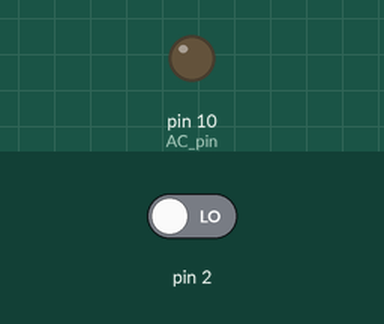
This sketch was run on a simulated Arduino Uno, built with avr-gcc and run on an emulated ATmega328P. Parts: output pins drawn as LEDs (lit = HIGH). Inputs (shaded band) come from the test bench; at power-on: pin 2 LOW.

Above: at 1.2 s.
1.3 s: pin 2 driven HIGH
At 1.8 s:
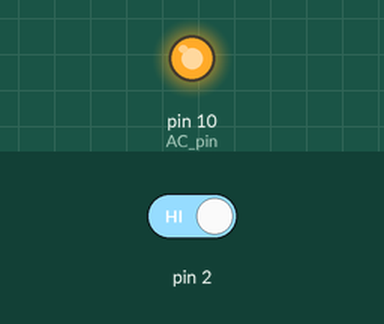
Timing chart, 0 to 4.3 s (numbered marks = the images above; inputs shaded):
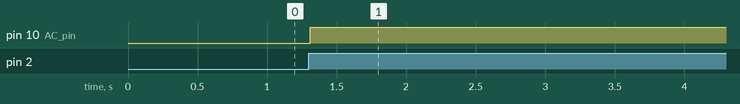

Measured:
- after the input at 1.3 s, pin 10 (AC_pin): LOW → HIGH at once

The sketch:

test16.ino
```cpp
/*AC Light Control

 Updated by Robert Twomey

 Changed zero-crossing detection to look for RISING edge rather
 than falling.  (originally it was only chopping the negative half
 of the AC wave form).

 Also changed the dim_check() to turn on the Triac, leaving it on
 until the zero_cross_detect() turn's it off.

 Adapted from sketch by Ryan McLaughlin
 http://www.arduino.cc/cgi-bin/yabb2/YaBB.pl?num=1230333861/30

 */
#include <IRremote.h>
#include  <TimerOne.h>          // Avaiable from http://www.arduino.cc/playground/Code/Timer1

#define button1 0x1FE50AF
#define button2 0x1FED827
#define button3 0x1FEF807
#define button4 0x1FE30CF
#define button5 0x1FEB04F
#define button6 0x1FE708F

#define plus 0x1FE609F
#define minus 0x1FEA05F
#define off 0x1FE48B7


volatile int i=0;               // Variable to use as a counter volatile as it is in an interrupt
volatile boolean zero_cross=0;  // Boolean to store a "switch" to tell us if we have crossed zero
int RECV_PIN = 4;
int AC_pin = 10;                // Output to Opto Triac
int dim = 128;                    // Dimming level (0-128)  0 = on, 128 = 0ff
int inc=1;                      // counting up or down, 1=up, -1=down

int freqStep = 75;    // This is the delay-per-brightness step in microseconds.
                      // For 60 Hz it should be 65
// It is calculated based on the frequency of your voltage supply (50Hz or 60Hz)
// and the number of brightness steps you want.
//
// Realize that there are 2 zerocrossing per cycle. This means
// zero crossing happens at 120Hz for a 60Hz supply or 100Hz for a 50Hz supply.

// To calculate freqStep divide the length of one full half-wave of the power
// cycle (in microseconds) by the number of brightness steps.
//
// (120 Hz=8333uS) / 128 brightness steps = 65 uS / brightness step
// (100Hz=10000uS) / 128 steps = 75uS/step

IRrecv irrecv(RECV_PIN);

decode_results results;

void setup() {
  irrecv.enableIRIn();// Begin setup
  pinMode(AC_pin, OUTPUT);                          // Set the Triac pin as output
  attachInterrupt(0, zero_cross_detect, RISING);    // Attach an Interupt to Pin 2 (interupt 0) for Zero Cross Detection
  Timer1.initialize(freqStep);                      // Initialize TimerOne library for the freq we need
  Timer1.attachInterrupt(dim_check, freqStep);
  // Use the TimerOne Library to attach an interrupt
  // to the function we use to check to see if it is
  // the right time to fire the triac.  This function
  // will now run every freqStep in microseconds.
}

void zero_cross_detect() {
  zero_cross = true;               // set the boolean to true to tell our dimming function that a zero cross has occured
  i=0;
  digitalWrite(AC_pin, LOW);       // turn off TRIAC (and AC)
}

// Turn on the TRIAC at the appropriate time
void dim_check() {
  if(zero_cross == true) {
    if(i>=dim) {
      digitalWrite(AC_pin, HIGH); // turn on light
      i=0;  // reset time step counter
      zero_cross = false; //reset zero cross detection
    }
    else {
      i++; // increment time step counter
    }
  }
}

void loop() {
  if (irrecv.decode(&results)) {
  Serial.println(results.value,HEX);
    switch(results.value){
       case button4:
        dim=10;
        break;
        case button5:
        dim=50;
        break;
    }
     irrecv.resume();
  }
  /*
  dim+=inc;
  if((dim>=128) || (dim<=0))
    inc*=-1;
  delay(18);
  */
}
```
